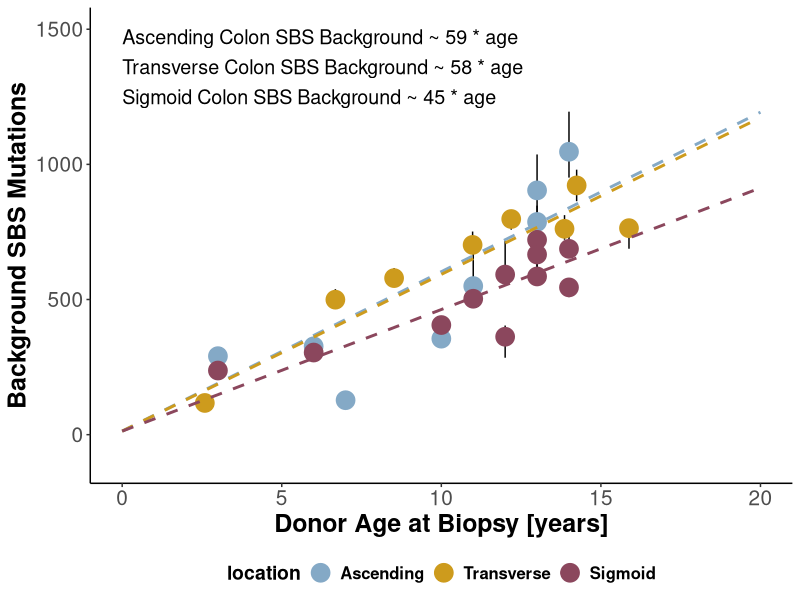
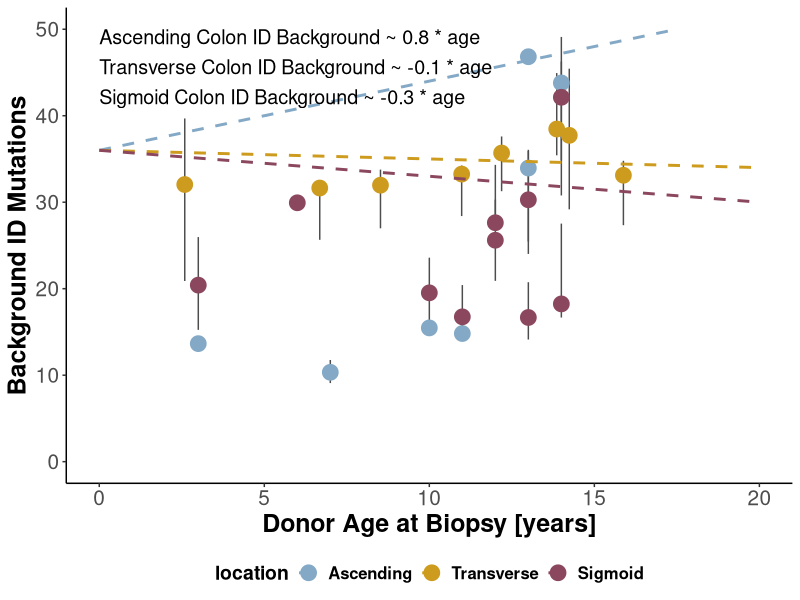

The R script that drew these images, in order: (Note: this script raises an error after producing the figures.)
## ---- chunk 1
library(ggplot2)
library(dplyr)
library(tibble)
library(stringr)
library(tidyverse)
library(lmerTest)
library(broom.mixed)
## ---- chunk 2
crypt_metadata<-read.csv('../Data/biopsy_metadata.csv')
crypt_signature_attributions<-read.csv('../Data/crypt_signature_attributions.csv')
## ---- chunk 3
## annotate biopsies and patients :
crypt_signature_attributions<-left_join(crypt_signature_attributions, crypt_metadata,by=c('patient','biopsy'))%>%
  # adjust SBS and ID burdens for sensitivity derived from coverage and median vaf :  
  mutate(across(starts_with('SBS'),~as.numeric(.x) /sensitivitySBS),
         snv_muts=as.numeric(snv_total_burden)/sensitivitySBS,
         indel_muts=as.numeric(indel_total_burden)/sensitivityID,
  
         SBSBackground=SBS1+SBS5+SBS18)  # calculate background SBS mutations

## create dataframe for assessing those individuals who are colibactin negative, SBSB89/ID25 neg and histologically normal
background_df<-crypt_signature_attributions %>%
  filter(cohort!='IBD'&colonoscopy_finding != 'FAP' & biopsy_SBS89_ID25_pos==FALSE &patient_colibactin_pos==FALSE) 
## ---- chunk 4
length(unique(background_df$patient))
## ---- chunk 5
# construct models 
age_only_lmer_ml<-lmer(SBSBackground ~ age+ (1 | patient),data = background_df)
age_location_lmer_ml<-lmer(SBSBackground ~ age:location+ (1 | patient),data = background_df) 
## ---- chunk 6
# assess AIC and anova for if including location if improves model :
AIC(age_only_lmer_ml,age_location_lmer_ml) # AIC better when incorporate location 
## ---- chunk 7
anova(age_only_lmer_ml,age_location_lmer_ml) # p-value<0.001
## ---- chunk 8
## create summary outputs
# extract confidence intervals
sbs_conf <- as.data.frame(confint(age_location_lmer_ml)) %>%
  rownames_to_column("location") %>%
  rename(
    lower_ci = `2.5 %`,
    upper_ci = `97.5 %`
  )

# extract model coefficients and combine with confidence intervals
sbs_summary <- tidy(age_location_lmer_ml, conf.int = TRUE) %>%
  filter(str_detect(term, "age:location")) %>%
  mutate(location = str_remove(term, "age:location"),
    mut_type = "SBS",
    across(c(estimate, conf.low, conf.high), round, 0),
    text = paste0(estimate, " mutations/year [", conf.low, ", ", conf.high, "]")
  ) %>%
  select(
    mut_type,
    location,
    Estimate = estimate,
    lower_ci = conf.low,
    upper_ci = conf.high,
    text
  )
# Store intercept value
sbs_summary$intercept <- round(summary(age_location_lmer_ml)$coefficients['(Intercept)','Estimate'],0)

# print model outptus
print(sbs_summary)
## ---- chunk 9
## create df for biopsy level summary :
sbs_biopsy_sum <- background_df %>%
  group_by(biopsy) %>%
  summarise(
    SBSBackground_median = median(SBSBackground, na.rm = TRUE),
    SBSBackground_lwr    = quantile(SBSBackground, 0.25, na.rm = TRUE),
    SBSBackground_upr    = quantile(SBSBackground, 0.75, na.rm = TRUE),
    age       = median(age, na.rm = TRUE),
    location  = first(location),
    cohort    = min(cohort),
    site      = first(site),
    crypts    = n(),
    biopsy_SBS89_ID25_pos = first(biopsy_SBS89_ID25_pos),
    patient_colibactin_pos = as.factor(max(patient_colibactin_pos)),
    patient   = min(patient),
    .groups = "drop"
  ) %>%
  mutate(
    location = factor(location, levels = c("Ascending", "Transverse", "Sigmoid")),
    rate = SBSBackground_median / age)
## ---- chunk 10
## create a df for regression lines
line_df <- data.frame(
  location = sbs_summary$location,
  intercept = sbs_summary$intercept,
  slope_upper_ci = sbs_summary$upper_ci,
  slope = sbs_summary$Estimate,
  slope_low_ci = sbs_summary$lower_ci
  )

age_grid <- seq(0, 20, length.out = 200)
line_df_expanded <- line_df %>%
  group_by(location) %>%
  tidyr::crossing(age = age_grid) %>%
  mutate(
    fit = intercept + slope * age
  ) %>%
  ungroup()
line_df_expanded$location=factor(line_df_expanded$location,levels=c('Ascending','Transverse','Sigmoid'))

## create a datafraem for labels:
label_df <- data.frame(
  location = sbs_summary$location,
  label = c(paste0('SBS Background ~ ',sbs_summary$Estimate, " * age")),
  x = Inf,
  y = 0
)
label_df$location=factor(label_df$location,levels=c('Ascending','Transverse','Sigmoid'))
## ---- chunk 11
svg('~/sbs_rates.svg',width=12,height=8)
ggplot(sbs_biopsy_sum,aes(x = age, y = SBSBackground_median, colour = location)) +
  
  # create points and errorbars for each biopsy
  geom_errorbar(aes(ymin = SBSBackground_lwr, ymax = SBSBackground_upr),width = 0,colour = "black") +
  geom_point(size=6) +
  
  # create slopes for each location
  geom_line(data = line_df_expanded,aes(x = age, y = fit,col=location),size=1,linetype = "dashed") +
  
  ## include text for rates for each location :
  geom_text(data = label_df[label_df$location=='Ascending',], aes(x = 0, y = 1500, label = paste0(location, ' Colon ', label)), 
            inherit.aes = FALSE, hjust = 0, vjust = 1, size = 5,colour = "black") +
  geom_text(data = label_df[label_df$location=='Transverse',], aes(x = 0, y = 1500, label = paste0(location, ' Colon ', label)), 
            inherit.aes = FALSE, hjust = 0, vjust = 3, size = 5,colour = "black") +
  geom_text(data = label_df[label_df$location=='Sigmoid',], aes(x = 0, y = 1500, label = paste0(location, ' Colon ', label)), 
            inherit.aes = FALSE, hjust = 0, vjust = 5, size = 5,colour = "black") +
  
  # stipule scales for colour, x and y :
  scale_colour_manual(values = c(Ascending ='#84a9c6ff', Transverse ='goldenrod3',Sigmoid ='palevioletred4')) +
  scale_x_continuous(limits = c(0, 20)) +
  scale_y_continuous(limits = c(-100,1500))+
  
  # state x and y axis labels
  labs(x = "Donor Age at Biopsy [years]", y = "Background SBS Mutations") +
  
  theme_classic() +
  theme(
    axis.text = element_text(size = 15, vjust = 0.5, hjust = 0.5),
    axis.title = element_text(size = 18, face = "bold"),
    strip.background = element_blank(),
    strip.placement = "outside",
    panel.spacing.x = unit(0.9, "cm"),
    panel.spacing.y = unit(0, "cm"),
    legend.position = "bottom",
    strip.text = element_text(size = 14, face = "bold"),
    legend.title = element_text(size = 14, face = "bold"),
    legend.text = element_text(size = 12, face = "bold"))
dev.off()
## ---- chunk 12
## create models for indel rates
indel_age_only_lmer_ml<-lmer(indel_muts ~ age + (1| patient), data=background_df)
indel_age_location_lmer_ml<-lmer(indel_muts ~ age:location + (1| patient), data=background_df)
## ---- chunk 13
AIC(indel_age_only_lmer_ml,indel_age_location_lmer_ml)
## ---- chunk 14
anova(indel_age_only_lmer_ml,indel_age_location_lmer_ml)
## ---- chunk 15
## construct summary dataframe 
id_conf<-as.data.frame(confint(indel_age_location_lmer_ml))%>%
  rownames_to_column(var='location')%>%
  rename(
    lower_ci = `2.5 %`,
    upper_ci = `97.5 %`
  )

id_summary<-tidy(indel_age_location_lmer_ml, conf.int = TRUE) %>%
  filter(str_detect(term, "age:location")) %>%
  mutate(location = str_remove(term, "age:location"),
    mut_type = "ID",
    across(c(estimate, conf.low, conf.high), round, 1),
    text = paste0(estimate, " mutations/year [", conf.low, ", ", conf.high, "]")
  ) %>%
  select(
    mut_type,
    location,
    Estimate = estimate,
    lower_ci = conf.low,
    upper_ci = conf.high,
    text
  )
# Store intercept value
id_summary$intercept <- round(summary(indel_age_location_lmer_ml)$coefficients['(Intercept)','Estimate'],0)

print(id_summary)
## ---- chunk 16
## create df for patient level summary :
id_biopsy_sum<-background_df%>%
  ungroup()%>%
  mutate(across(everything(), ~unlist(.x)))%>%
  mutate(cohort=as.factor(cohort),location=as.factor(location))%>%
  group_by(biopsy)%>%
  dplyr::summarise(IDBackground_median=median(indel_muts,na.rm=T),
                   IDBackground_lwr=quantile(indel_muts,0.25,na.rm=T),
                   IDBackground_upr=quantile(indel_muts,0.75,na.rm=T),
                   age=median(age),
                   cohort=dplyr::first(cohort),
                   site=dplyr::first(site),
                   location=dplyr::first(location),
                   
                   patient_colibactin_pos=as.factor(max(patient_colibactin_pos)),
                   patient=min(patient))%>%
    mutate(site=factor(site,levels=c('Left','Right')),
           location=factor(location,levels=c('Ascending','Transverse','Sigmoid')))

## create a df for regression lines
line_df <- data.frame(
  location = id_summary$location,
  intercept = id_summary$intercept,
  slope_upper_ci = id_summary$upper_ci,
  slope = id_summary$Estimate,
  slope_low_ci = id_summary$lower_ci
  )

line_df$location=factor(line_df$location,levels=c('Ascending','Transverse','Sigmoid'))

age_grid <- seq(0, 20, length.out = 200)
line_df_expanded <- line_df %>%
  group_by(location) %>%
  tidyr::crossing(age = age_grid) %>%
  mutate(fit = intercept + slope * age) %>%
  ungroup()

## create a datafraem for labels:
label_df <- data.frame(
  location = id_summary$location,
  label = paste0('ID Background ~ ',id_summary$Estimate, ' * age'),
  x = Inf,
  y = 0
)
label_df$location=factor(label_df$location,levels=c('Ascending','Transverse','Sigmoid'))
## ---- chunk 17
svg('~/id_rates.svg',width=12,height=8)
ggplot(id_biopsy_sum,aes(x = age, y = IDBackground_median, colour = location)) +
  
  # create points and errorbars for each biopsy
  geom_errorbar(aes(ymin = IDBackground_lwr, ymax = IDBackground_upr),width = 0,colour = "grey30") +
  geom_point(size=5) +
  
  # create slopes for each location
  geom_line(data = line_df_expanded,aes(x = age, y = fit,col=location),size=1,linetype = "dashed") +
  
  # include text for rates for each location :
  geom_text(data = label_df[label_df$location=='Ascending',], aes(x = 0, y = 50, label = paste0(location, ' Colon ', label)), 
            inherit.aes = FALSE, hjust = 0, vjust = 1, size = 5,colour = "black") +
  geom_text(data = label_df[label_df$location=='Transverse',], aes(x = 0, y = 50, label = paste0(location, ' Colon ', label)), 
            inherit.aes = FALSE, hjust = 0, vjust = 3, size = 5,colour = "black") +
  
  geom_text(data = label_df[label_df$location=='Sigmoid',], aes(x = 0, y = 50, label = paste0(location, ' Colon ', label)), 
            inherit.aes = FALSE, hjust = 0, vjust = 5, size = 5,colour = "black") +
  
  # stipulate the scales
  scale_colour_manual(values = c(Ascending ='#84a9c6ff', Transverse ='goldenrod3',Sigmoid ='palevioletred4')) +
  scale_x_continuous(limits = c(0, 20)) +
  scale_y_continuous(limits = c(0, 50)) +
  
  # stipulate the labels
  labs(x = "Donor Age at Biopsy [years]", y = "Background ID Mutations") +
  
  theme_classic() +
  theme(
     axis.text = element_text(size = 15, vjust = 0.5, hjust = 0.5),
    axis.title = element_text(size = 18, face = "bold"),
    strip.background = element_blank(),
    strip.placement = "outside",
    panel.spacing.x = unit(0.9, "cm"),
    panel.spacing.y = unit(0, "cm"),
    legend.position = "bottom",
    strip.text = element_text(size = 14, face = "bold"),
    legend.title = element_text(size = 14, face = "bold"),
    legend.text = element_text(size = 12, face = "bold"))
dev.off()
## ---- chunk 18
background_rates_summary<-rbind(sbs_summary,id_summary)
background_rates_summary<-background_rates_summary%>%select(-text)
write.csv(background_rates_summary,'../Data/background_mutation_rates.csv',quote=F,row.names=F)
## ---- chunk 19
# create dataframe for cohort comparisosn
compare_cohort_df <- crypt_signature_attributions %>%
  filter(biopsy_SBS89_ID25_pos==FALSE &patient_colibactin_pos==FALSE)%>%
  mutate(SBSBackground=SBS1 + SBS5 + SBS18)
## ---- chunk 20
# construct models
age_location_ibd_included_lmer_ml<-lmer(SBSBackground ~ age:location+ (1 | patient),data = compare_cohort_df)
age_location_cohort_lmer_ml<-lmer(SBSBackground ~ age:location+cohort+ (1 | patient),data = compare_cohort_df)
## ---- chunk 21
anova(age_location_cohort_lmer_ml,age_location_ibd_included_lmer_ml) 
## ---- chunk 22
# extract confidence intervals :
cohort_comparison_conf_int<-as.data.frame(confint(age_location_cohort_lmer_ml))%>%
  rownames_to_column(var='variable')%>%
   rename(
    lower_ci = `2.5 %`,
    upper_ci = `97.5 %`
  )

# format into a readable dataframe:
cohort_comparison_summary<-data.frame(summary(age_location_cohort_lmer_ml)$coefficients)%>%
  rownames_to_column(var='variable')%>%
  left_join(cohort_comparison_conf_int, by='variable')%>%
  mutate(across(c('Estimate','lower_ci','upper_ci'), ~round(.x,digits= 0)),
         `Pr...t..`=round(`Pr...t..`,digits=3),
         text=paste0(Estimate, ' mutations [', lower_ci,', ',upper_ci,']'))%>%
  select(variable,
         Estimate,
         pvalue=`Pr...t..`, 
         text)
## ---- chunk 23
print(cohort_comparison_summary) # Estimate : -193 mutations [-310, -76] '-' indicates lower in Normal
## ---- chunk 24
## test each signature :
sig_models <- list(
  SBS1 = summary(lmer(SBS1 ~ age:location + cohort + (1 | patient), data = compare_cohort_df)),
  SBS5 = summary(lmer(SBS5 ~ age:location + cohort + (1 | patient), data = compare_cohort_df)),
  SBS18 = summary(lmer(SBS18 ~ age:location + cohort + (1 | patient), data = compare_cohort_df))
)

for (signature in names(sig_models)) {
  ml <- sig_models[[signature]]
  
  coef <- data.frame(ml$coefficients)
  estimate=round(abs(coef['cohortNormal','Estimate']),digits=0)
  upper_ci <- abs(round(coef['cohortNormal','Estimate'] - 1.96 * coef['cohortNormal','Std..Error'], digits = 0)) # upper_ci and signs (-) flipped to create absolute because Normal lower rate
  lower_ci <- abs(round(coef['cohortNormal','Estimate'] + 1.96 * coef['cohortNormal','Std..Error'], digits = 0))
  pvalue <- round(coef['cohortNormal','Pr...t..'],digits=3)

  print(paste0(signature, ": ", estimate, " mutations [", lower_ci, ",", upper_ci, "] p-value=", pvalue))
}
## ---- chunk 25
## test for effect of IBD on indels :
indel_age_location_cohort_lmer_ml<-lmer(indel_muts ~ age:location+cohort+ (1 | patient),data = compare_cohort_df)
## ---- chunk 26
id_ibd_conf<-data.frame(confint(indel_age_location_cohort_lmer_ml))%>%
  rownames_to_column(var='variable')
colnames(id_ibd_conf)<-c('variable','lower_ci','upper_ci')

id_ibd_summary<-data.frame(summary(indel_age_location_cohort_lmer_ml)$coefficients)%>%
  rownames_to_column(var='variable')%>%
  left_join(id_ibd_conf, by='variable')%>%
  mutate(across(c('Estimate','lower_ci','upper_ci'), ~abs(round(.x,digits= 1))))%>%
  mutate(text=paste0(Estimate, ' mutations/year [', lower_ci,', ',upper_ci,']'))%>%
  dplyr::select(variable,Estimate,`Pr...t..`, text,)

## ---- chunk 27
print(id_ibd_summary)
## ---- chunk 28
structural_variant_df<-read.csv('../Data/structural_variants.csv')
## ---- chunk 29
structural_variant_df%>%
  filter(!duplicated(paste0(chromosome1, start1,start2,patient)))%>%
  nrow()
## ---- chunk 30
length(structural_variant_df$crypt)
## ---- chunk 31
structural_variant_df%>%
  filter(!duplicated(paste0(chromosome1, start1,start2,patient)))%>%
  count(type)
## ---- chunk 32
structural_variant_df%>%
  filter(!duplicated(paste0(chromosome1, start1,start2,patient)))%>%
  filter(patient=='PD65118')%>%
  nrow()
## ---- chunk 33
# create dataframe for testing enrichment in colibactin positivie individuals :
test_sv_enrichment_df<-structural_variant_df%>%
  count(crypt,name='structural_variants')%>%
  left_join(crypt_signature_attributions,.,by=c('crypt'))%>%
  left_join(crypt_metadata,by=c('biopsy','patient'))%>%
  mutate(structural_variants=replace_na(structural_variants,0))

# test for enrichment :
test_sv_enrichment=summary(lmer(structural_variants~patient_colibactin_pos + age + (1|patient),data=test_sv_enrichment_df))
estimate=round(test_sv_enrichment$coefficients['patient_colibactin_posTRUE','Estimate'],2)
lower_ci=round(test_sv_enrichment$coefficients['patient_colibactin_posTRUE','Estimate']-1.96*test_sv_enrichment$coefficients['patient_colibactin_posTRUE','Std. Error'],2)
upper_ci=round(test_sv_enrichment$coefficients['patient_colibactin_posTRUE','Estimate']+1.96*test_sv_enrichment$coefficients['patient_colibactin_posTRUE','Std. Error'],2)

# print the outputs :
print(paste0('Estimate :', estimate, ' [',lower_ci,', ', upper_ci,']'))
